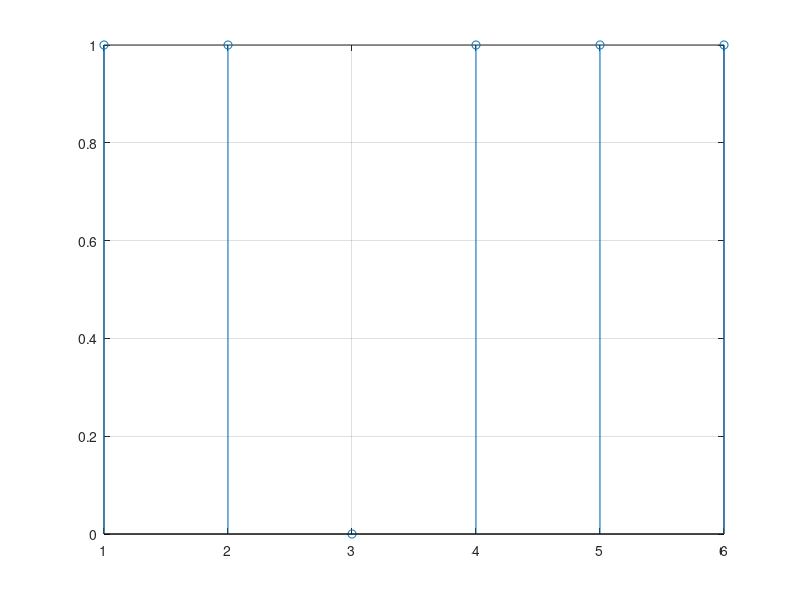

This figure's MATLAB source:
function ex6()
   
    Fs = 12000;
    K = 0.5*12; %numar esantioane 0.5 ms * 12kHz
    n = 1:K;
    for i = 1:1:K
        v(i) = round(rand);
    end
    ts = 1/Fs;
    t = ts:ts:K*ts;
   % plot(t,v);
  
    stem(n,v),grid %semnalul discret in functie de n

end